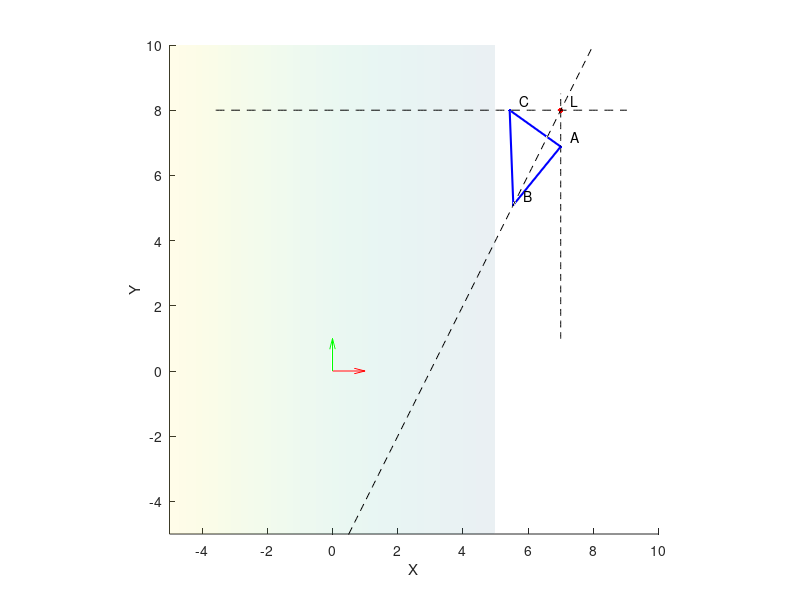

The MATLAB script that drew this image:
clear all
close all
clc

MIN_LIM = -5;
MAX_LIM = 10;

f = figure;
hold on
axis equal
xlim([MIN_LIM MAX_LIM])
ylim([MIN_LIM MAX_LIM])
zlim([MIN_LIM MAX_LIM])
xlabel('X')
ylabel('Y')
zlabel('Z')

% Plot origine assi
quiver3(0,0,0,1,0,0,'Color','r','autoscale','off')
quiver3(0,0,0,0,1,0,'Color','g','autoscale','off')
quiver3(0,0,0,0,0,1,'Color','b','autoscale','off')

% Definizione piano

% 1. Equazione cartesiana del piano
n = [1 0 1];
n = n/norm(n);
a = n(1); 
b = n(2); 
c = n(3);
d = 0;
[Xp, Yp] = meshgrid(MIN_LIM:.1:MAX_LIM, MIN_LIM:.1:MAX_LIM);
Zp = (-1 / c) * ( a * Xp + b * Yp + d);
surf(Xp, Yp, Zp, 'FaceAlpha', .1, 'EdgeColor', 'none');

% Definizione del punto di intersezione
L = [7 8 9];
plot3(L(1), L(2), L(3), '.r', 'MarkerSize', 12);
text(L(1) + .3, L(2) + .3, L(3) + .3, 'L');

% Generazione triangolo blu e rette

% 1. Definizione punti
%  a. Direzione
dirA = [0 .5 1];
dirA = dirA / norm(dirA);
%  b. Parametro t
t = -2.5;
A = L + t * dirA;
plot3(A(1), A(2), A(3), '.b', 'MarkerSize', 6);
text(A(1) + .3, A(2) + .3, A(3) + .3, 'A');
% Retta
t = [MIN_LIM * 10:.1:MAX_LIM];
Xa = L(1) + t * dirA(1);
Ya = L(2) + t * dirA(2);
Za = L(3) + t * dirA(3);
plot3(Xa, Ya, Za, '--k');

%  a. Direzione
dirB = [.5 1 0];
dirB = dirB / norm(dirB);
%  b. Parametro t
t = -3.25;
B = L + t * dirB;
plot3(B(1), B(2), B(3), '.b', 'MarkerSize', 6);
text(B(1) + .3, B(2) + .3, B(3) + .3, 'B');
% Retta
t = [MIN_LIM * 10:.1:MAX_LIM];
Xb = L(1) + t * dirB(1);
Yb = L(2) + t * dirB(2);
Zb = L(3) + t * dirB(3);
plot3(Xb, Yb, Zb, '--k');

%  a. Direzione
dirC = [1 0 .5];
dirC = dirC / norm(dirC);
%  b. Parametro t
t = -1.75;
C = L + t * dirC;
plot3(C(1), C(2), C(3), '.b', 'MarkerSize', 6);
text(C(1) + .3, C(2) + .3, C(3) + .3, 'C');
% Retta
t = [MIN_LIM * 10:.1:MAX_LIM];
Xc = L(1) + t * dirC(1);
Yc = L(2) + t * dirC(2);
Zc = L(3) + t * dirC(3);
plot3(Xc, Yc, Zc, '--k');

% 2. Definizione segmenti
plot3([A(1) B(1) C(1) A(1)], [A(2) B(2) C(2) A(2)], [A(3) B(3) C(3) A(3)], '-b', 'LineWidth', 1.5);

% Intersezione piano e retta, prova per C
% La retta è espressa come x_i = x_iL + d_it, al variare di t
% ---
% Passaggio a forma cartesiana...
% 1. Esplicitiamo t
%  t = (L(3) + Zc) / dirC(3)
% 2. Sostituiamo
%  Xc = L(1) + ((L(3) + Zc) / dirC(3)) * dirC(1)
%  Yc = L(2) + ((L(3) + Zc) / dirC(3)) * dirC(2)
% 3. Equazioni della retta
% Xc - L(1) - ((L(3) + Zc) / dirC(3)) * dirC(1) = 0
% Yc - L(2) - ((L(3) + Zc) / dirC(3)) * dirC(2) = 0
% Il piano è espersso come ax + by + cz + d = 0
% Mettere il tutto a sistema per trovare il punto di intersezione
A = [1 0 dirC(1)/dirC(3); 0 1 dirC(2)/dirC(3); a b c];
b = [L(1) + L(3) * dirC(1) / dirC(3); L(2) + L(3) * dirC(1) / dirC(3); d];
x = A\b;
plot3(x(1), x(2), x(3), '.r');
